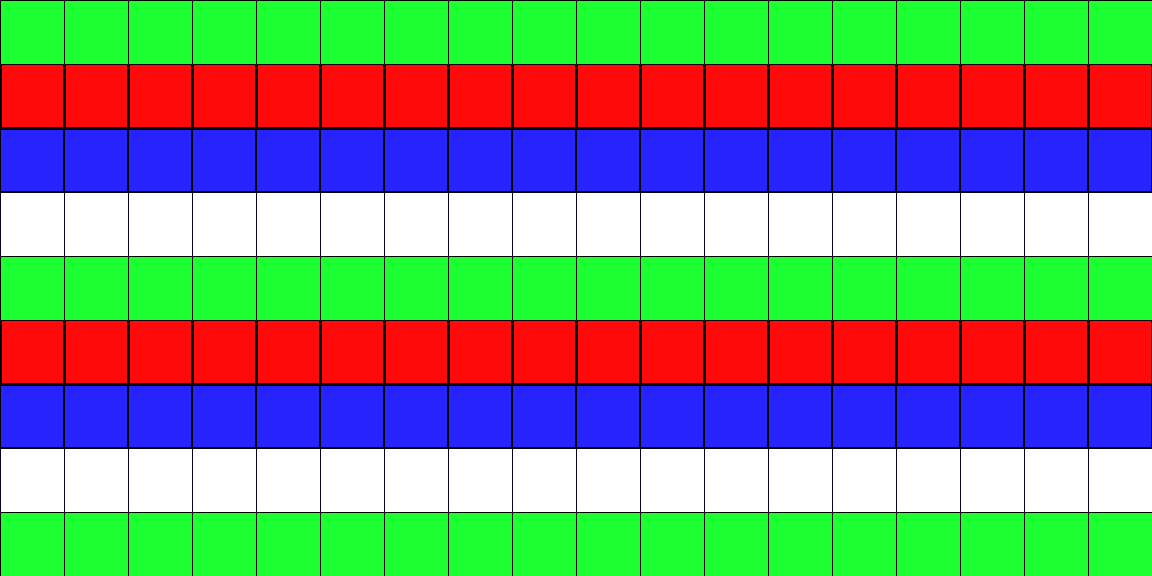

The image is a tile-based game level rendered from a .tmx file. Its description and source (layers, tilesets, objects; grid data summarised) follow:
An orthogonal 18x9 tile map with 64x64 px tiles, 1 tile layer (Tile Layer 1).

<map version="1.0" orientation="orthogonal" width="18" height="9" tilewidth="64" tileheight="64">
 <tileset firstgid="1" name="set" tilewidth="64" tileheight="64">
  <image source="../Tilesets/set.png" width="128" height="128" />
  <tile id="0">
   <properties>
    <property name="ground" value="" />
   </properties>
  </tile>
  <tile id="2">
   <properties>
    <property name="water" value="" />
   </properties>
  </tile>
 </tileset>
 <layer name="Tile Layer 1" width="18" height="9">
  <data>[162 cells, 162 non-empty, 4 distinct tile ids]</data>
 </layer>
</map>